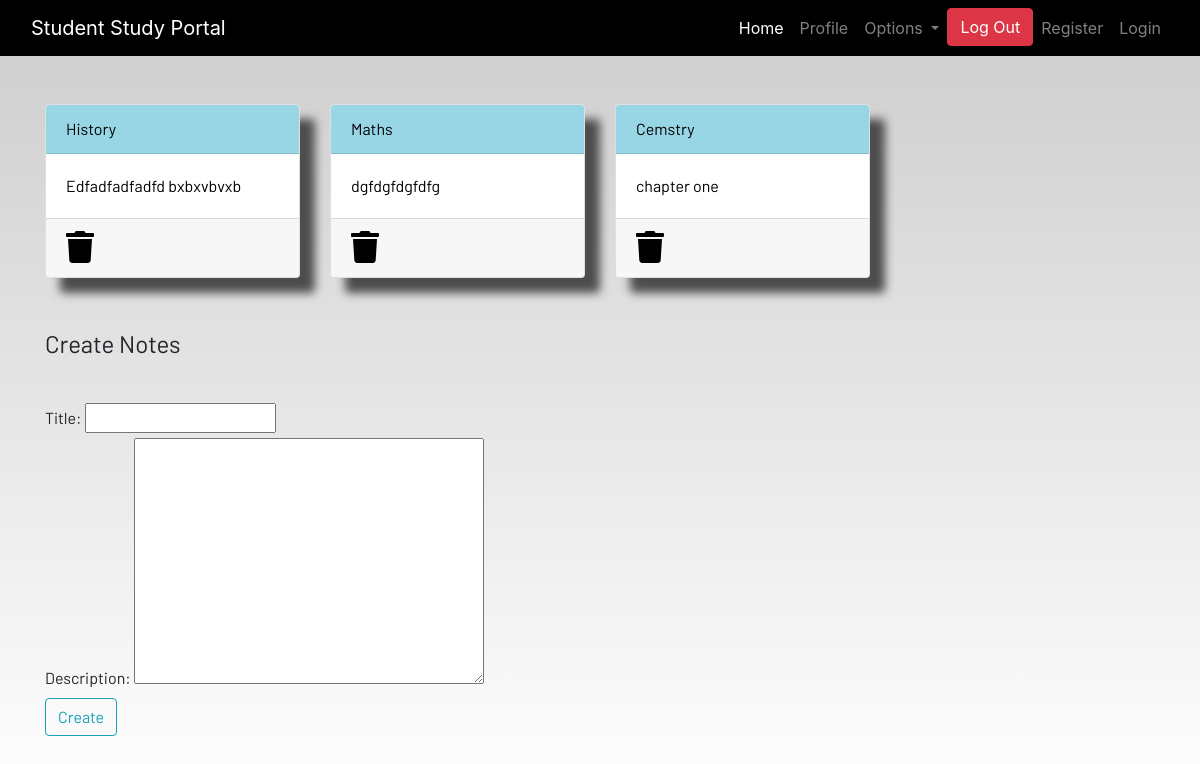
Screenshot of /notes/ (signed in) with the database file from the repository.
### dashboard/models.py (models this page shows, shortened)
class Notes(models.Model):
    user = models.ForeignKey(User,on_delete=models.CASCADE)
    title = models.CharField(max_length=200)
    description = models.TextField()
    class Meta:
        verbose_name = "notes"
        verbose_name_plural = "notes"

### dashboard/views.py (the view)
# urls.py: path('notes/',views.notes,name='notes'),
@login_required
def notes(request):
    if request.method == "POST":
        form = NotesForm(request.POST)
        if form.is_valid():
            notes = Notes(user=request.user,title=request.POST['title'],description=request.POST['description'])
            notes.save()
        messages.success(request,f"Notes Added from {request.user.username} successfully")
    else:
        form = NotesForm()
    notes = Notes.objects.filter(user=request.user)
    context = {'notes':notes,'form':form}
    return render(request,'dashboard/notes.html',context)

### dashboard/forms.py
class NotesForm(forms.ModelForm):
    class Meta:
        model = Notes
        fields =['title','description']

### dashboard/templates/dashboard/notes.html (shortened to what this page needs)
{% extends 'dashboard/base.html' %}
{% load static %}
{% block content %}
<div class="container">
    <div class="row">
        {% for note in notes %}
        <div class="col-md-3">
            <a href="{% url 'notes-detail' note.id %}">
                <div class="card">
                    <div class="card-header">{{note.title}}</div>
                    <div class="card-body">{{note.description|slice:"0:100"}}</div>
                    <div class="card-footer mt-auto "><a href="{% url 'delete-note' note.id %}">
                        <i class="fa fa-trash fa-2x"></i></a>
                    </div>
                </div>
            </a>
        </div>
        {% endfor %}
        <br><br>
    </div>
</div>
<br><br>
<div class="container">
    <form method="POST">
        <fieldset class="form-group">
            <legend class="border-bottom mb-4">Create Notes</legend>
        </fieldset>
        {{form}}
        <div class="form-group">
            <button href="" class="btn btn-outline-info" type="submit">
                Create
            </button>
        </div>
    </form>
</div>
{% endblock content %}

### static/sytle/main.css (style rules this page uses)
html { scroll-behavior: smooth; height: 100%; width: 100%; }
.card { box-shadow: 15px 15px 10px rgb(78, 77, 77); }
a { text-decoration: none !important; color: black; }
.card-header { color: black !important; background: rgb(152, 214, 230) !important; transition: 0.3s ease-in; }
html, body { max-width: 100%; overflow-x: hidden; height: 100%; width: 100%; }
body { background: linear-gradient(rgba(0, 0, 0, 0.2), rgba(255, 255, 255, 0.5)); overflow-x: hidden; background-repeat: no-repeat; }
.card-header { background-color: rgb(133, 204, 231); }
.col-md-3 .card { width: 100%; height: 100%; }
.fa { color: black; }

### rows the page displays
Notes: title "History", description "Edfadfadfadfd bxbxvbvxb"
Notes: title "Maths", description "dgfdgfdgfdfg"
Notes: title "Cemstry", description "chapter one"
